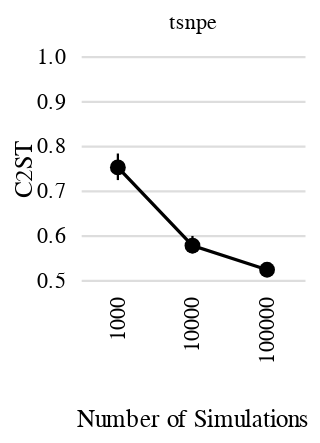

This figure's notebook cell:
### Code cell
results_subset = df.query("task == 'gaussian_linear'")
fig_metric(results_subset, metric="C2ST")
